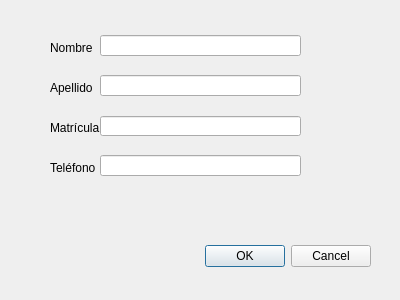
<?xml version="1.0" encoding="UTF-8"?>
<ui version="4.0">
 <class>Dialog</class>
 <widget class="QDialog" name="Dialog">
  <property name="geometry">
   <rect>
    <x>0</x>
    <y>0</y>
    <width>400</width>
    <height>300</height>
   </rect>
  </property>
  <property name="windowTitle">
   <string>Dialog</string>
  </property>
  <widget class="QDialogButtonBox" name="buttonBox">
   <property name="geometry">
    <rect>
     <x>30</x>
     <y>240</y>
     <width>341</width>
     <height>32</height>
    </rect>
   </property>
   <property name="orientation">
    <enum>Qt::Orientation::Horizontal</enum>
   </property>
   <property name="standardButtons">
    <set>QDialogButtonBox::StandardButton::Cancel|QDialogButtonBox::StandardButton::Ok</set>
   </property>
  </widget>
  <widget class="QLabel" name="label">
   <property name="geometry">
    <rect>
     <x>50</x>
     <y>40</y>
     <width>61</width>
     <height>16</height>
    </rect>
   </property>
   <property name="text">
    <string>Nombre</string>
   </property>
  </widget>
  <widget class="QLabel" name="label_2">
   <property name="geometry">
    <rect>
     <x>50</x>
     <y>80</y>
     <width>61</width>
     <height>16</height>
    </rect>
   </property>
   <property name="text">
    <string>Apellido</string>
   </property>
  </widget>
  <widget class="QLabel" name="label_3">
   <property name="geometry">
    <rect>
     <x>50</x>
     <y>120</y>
     <width>61</width>
     <height>16</height>
    </rect>
   </property>
   <property name="text">
    <string>Matrícula</string>
   </property>
  </widget>
  <widget class="QLabel" name="label_4">
   <property name="geometry">
    <rect>
     <x>50</x>
     <y>160</y>
     <width>61</width>
     <height>16</height>
    </rect>
   </property>
   <property name="text">
    <string>Teléfono</string>
   </property>
  </widget>
  <widget class="QLineEdit" name="txtNombre">
   <property name="geometry">
    <rect>
     <x>100</x>
     <y>35</y>
     <width>201</width>
     <height>21</height>
    </rect>
   </property>
   <property name="text">
    <string/>
   </property>
  </widget>
  <widget class="QLineEdit" name="txtApellido">
   <property name="geometry">
    <rect>
     <x>100</x>
     <y>75</y>
     <width>201</width>
     <height>21</height>
    </rect>
   </property>
  </widget>
  <widget class="QLineEdit" name="txtMatricula">
   <property name="geometry">
    <rect>
     <x>100</x>
     <y>116</y>
     <width>201</width>
     <height>20</height>
    </rect>
   </property>
  </widget>
  <widget class="QLineEdit" name="txtTelefono">
   <property name="geometry">
    <rect>
     <x>100</x>
     <y>155</y>
     <width>201</width>
     <height>21</height>
    </rect>
   </property>
  </widget>
 </widget>
 <resources/>
 <connections>
  <connection>
   <sender>buttonBox</sender>
   <signal>accepted()</signal>
   <receiver>Dialog</receiver>
   <slot>accept()</slot>
   <hints>
    <hint type="sourcelabel">
     <x>248</x>
     <y>254</y>
    </hint>
    <hint type="destinationlabel">
     <x>157</x>
     <y>274</y>
    </hint>
   </hints>
  </connection>
  <connection>
   <sender>buttonBox</sender>
   <signal>rejected()</signal>
   <receiver>Dialog</receiver>
   <slot>reject()</slot>
   <hints>
    <hint type="sourcelabel">
     <x>316</x>
     <y>260</y>
    </hint>
    <hint type="destinationlabel">
     <x>286</x>
     <y>274</y>
    </hint>
   </hints>
  </connection>
 </connections>
</ui>
